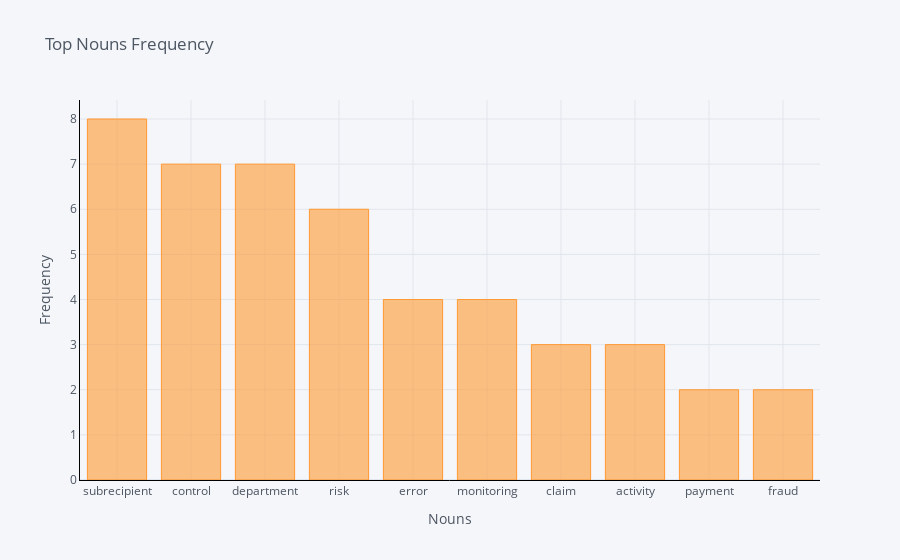

Notebook source saved alongside this figure:
### Markdown cell above
Displaying Top Nouns found in the text with their frequency

### Code cell
top_nouns =  top_nouns(text_nlp)
top_nouns

### Figure 1 — Plotly figure (JSON) as saved in the notebook; plotly's stock layout.template omitted (floating-point values rounded to 4 significant figures)
{"data": [{"marker": {"color": "rgba(255, 153, 51, 0.6)", "line": {"color": "rgba(255, 153, 51, 1.0)", "width": 1}}, "name": "Frequency", "orientation": "v", "text": "", "type": "bar", "x": ["subrecipient", "control", "department", "risk", "error", "monitoring", "claim", "activity", "payment", "fraud"], "y": [8, 7, 7, 6, 4, 4, 3, 3, 2, 2]}], "layout": {"legend": {"bgcolor": "#F5F6F9", "font": {"color": "#4D5663"}}, "paper_bgcolor": "#F5F6F9", "plot_bgcolor": "#F5F6F9", "title": {"font": {"color": "#4D5663"}, "text": "Top Nouns Frequency"}, "xaxis": {"gridcolor": "#E1E5ED", "linecolor": "black", "showgrid": true, "tickfont": {"color": "#4D5663"}, "title": {"font": {"color": "#4D5663"}, "text": "Nouns"}, "zerolinecolor": "#E1E5ED"}, "yaxis": {"gridcolor": "#E1E5ED", "linecolor": "black", "showgrid": true, "tickfont": {"color": "#4D5663"}, "title": {"font": {"color": "#4D5663"}, "text": "Frequency"}, "zerolinecolor": "#E1E5ED"}}}
